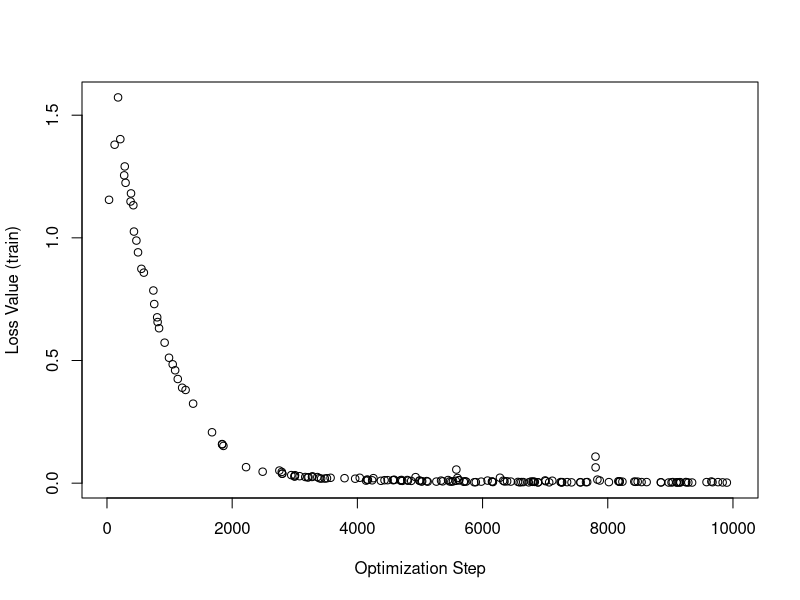

Here is the R script that generated this plot: (Note: this script raises an error after producing the figure.)
# Anya Gray s1934439, Emily Happy s2553022, Alice Lasocki s2570813
# Classification neural network, trained using stochastic gradient descent



# FUNCTION INPUT: d, a vector giving the number of nodes in each layer of the 
#                 network
# FUNCTION OUTPUT: nn = a list representing the network, containing:
#                   - h : a list of node vectors for each layer
#                   - W : a list of weight matrices, initialized with U(0,0.2)
#                     random deviates
#                   - b : a list of offset vectors, initialized with U(0,0.2)
#                     random deviates
# DESCRIPTION: This function sets up the network list by creating lists of nodes,
#              weights, and offset vectors. The weight matrices and offset vectors
#              link layer l to layer l+1
netup <- function(d) {
  h <- list()
  W <- list()
  b <- list()
  
  # each layer of the network contains d[l] nodes
  for (l in 1:length(d)){
    h[[l]] <- rep(1, d[l])
  }
  
  # the matrix W[[l]] has dimension (d[l+1] x d[l]), 
  # the vector b[[l]] has length d[l+1]
  for (l in 1:(length(d)-1)){
    W[[l]] <- matrix(runif(d[l+1]*d[l], min=0, max=0.2), nrow=d[l+1], ncol=d[l])
    b[[l]] <- runif(d[l+1], min=0, max=0.2)
  }
  
  list(h=h, W=W, b=b)
}


# FUNCTION INPUT: nn = a network list as returned by 'netup'
#                 inp = a vector of input values for the first layer
# FUNCTION OUTPUT: nn = a list representing the network, with updated values
#                  for the nodes calculated from 'inp' 
# DESCRIPTION: This function takes a vector of input values and updates the rest
#              of the nodes using the weight and bias vectors. 
forward <- function(nn, inp) {
  # for ease of notation
  h <- nn$h ; W <- nn$W ; b <- nn$b
  
  # the first layer of the network is given by the input vector 'inp'
  h[[1]] <- inp
  
  # the other layers are calculated using the W matrices and b vectors so that
  # h[[l+1]][j] = max(0, W[[l]][j,]%*%h[[l]] + b[[l]][j]) 
  for (l in 1:(length(h)-1)){
    h[[l+1]] <- W[[l]] %*% h[[l]] + b[[l]]
    h[[l+1]][h[[l+1]] < 0] <- 0 # elements that are negative are replaced by 0
  }
  
  list(h=h, W=W, b=b)
}


# FUNCTION INPUT: nn = a network list as returned by forward
#                 k = an integer representing the output class for a datum
# FUNCTION OUTPUT: a list representing the updated network, containing:
#                   - h, W, b as before outputted from function netup
#                   - dh, dW, db : derivatives of the loss function wrt the 
#                                 nodes, weights and biases respectively.
#                                 These have the same dimension as the network.
# DESCRIPTION: This function calculates the updates for the parameters of nn by  
#              computing the derivative of the loss for class k w.r.t. the last 
#              layer of nodes, then computes the rest of the derivatives w.r.t
#              the rest of the nodes, the weight matrices, and the bias vectors.
#              The nn list is updated to include the derivatives to be used  
#              when running the 'train' function. 

#computes the derivatives of the loss for the class 
#              k with respect to the nodes, weights, and biases
backward <- function(nn, k) {
  # for ease of notation
  h <- nn$h ; W <- nn$W
  
  # initialise some elements
  dh <- db <- dW <- list()
  
  # total number of layers in the network
  L <- length(h)
  
  # compute dh for the last layer: stored in dh[[L]]
  exp_L <- exp(h[[L]])
  sum_L <- sum(exp_L)
  dh[[L]] <- exp_L/sum_L
  dh[[L]][k] <- dh[[L]][k] - 1  # subtract 1 from node j when j = k
  
  ## BACK PROPAGATION
  # for layers l < L, work backwards from the last layer to the first
  for (l in (L-1):1){
    d <- dh[[l+1]] # d is d_(l+1)
    d[h[[l+1]] <= 0] <- 0  # set d=0 where h is <=0
    dh[[l]] <- t(W[[l]])%*%d
    
    db[[l]] <- d
    dW[[l]] <- d%*%t(h[[l]])
  }
  
  list(h=h, W=W, b=nn$b, dh=dh, dW=dW, db=db)
}


# FUNCTION INPUT: nn = the network as returned by 'netup',
#                 inp = a matrix whose rows are different input data vectors,
#                 k = vector whose entries correspond to the class of inp's rows,
#                 eta = step size to take when updating parameters,
#                 mb = number of data to randomly sample for each step,
#                 nstep = number of training iterations,
# FUNCTION OUTPUT: nn = a list representing the trained neural network
# DESCRIPTION: This function takes a random sample of data, runs it through the
#              network by calling 'forward', 'backward', then updates the weight 
#              matrices and bias vectors for each datum in the sample. Then 
#              the loss is calculated for the step and the process is repeated
#              nstep times. 
train <- function(nn, inp, k, eta=0.01, mb=1, nstep=10000){
  
  n <- nrow(inp)
  
  # vector to hold loss at each optimization step
  loss_vec <- rep(0, nstep)
  
  for (t in 1:nstep){
    
    # sampling mb random rows (input vectors) from the inp matrix
    indices <- sample(1:n, mb, replace=FALSE)
    loss_i <- rep(0,mb)
    
    for (i in indices){
      x <- inp[i,]     # input vector for forward pass
      
      # for each input row, propagate through forwards and backwards 'nstep' times
      nn <- forward(nn,x)
      nn <- backward(nn,k[i])
      W <- nn$W ; b <- nn$b ; dW <- nn$dW ; db <- nn$db
      
      # update parameter values for this optimization step 
      for (l in 1:(length(nn$h)-1)){
        W[[l]] <- W[[l]] - eta*dW[[l]]
        b[[l]] <- b[[l]] - eta*db[[l]]
      }
      nn$W <- W ; nn$b <- b
      
      # calculate the negative log likelihood for this class
      loss_i[i] <- loss(nn, k[i])
    }
    # loss for each timestep is the sum of the log
    loss_vec[t] <- sum(loss_i)/mb
  }
  # plot the value of the loss for each optimization step
  plot(1:nstep, loss_vec, xlab='Optimization Step', ylab="Loss Value (train)")
  
  nn  # return the trained network
}

# FUNCTION INPUT: nn = the updated neural network,
#                 k = the class of the data point
# FUNCTION OUTPUT: loss = the negative log likelihood of the predicted class
# DESCRIPTION: This function calculates the negative log likelihood using the 
#              probability that the predicted class is k. 
loss <- function(nn,k){
  L <- length(nn$h)           # the total number of layers in the network
  
  exp_L <- exp(nn$h[[L]])     # same calculation for dh in 'train'
  sum_L <- sum(exp_L)
  
  predicted <- exp_L/sum_L    # probability of the output class being k
  loss <- -log(predicted[k])  # negative log likelihood
  
  loss                        # return the negative log likelihood
}


# ---------------------------------------------------------------------------
### "Train a 4-8-7-3 network to classify irises to species based on the 4
### characteristics given in the iris data set"

# load the 'iris' data set
data(iris)

# separate it into training and test data
iris_rows <- 1:nrow(iris)
test_indices <- iris_rows[iris_rows%%5 == 0] # multiples of 5
training_indices <- iris_rows[!(iris_rows%%5 == 0)] # other indices

test_iris <- as.matrix(iris[test_indices,-5]) # rows of iris dataset to test with 
training_iris <- as.matrix(iris[training_indices,-5])          # " to train with

# removing the row and column names from the dataset so we've just got the 
# numerical data to work with
rownames(training_iris)<- NULL ; colnames(training_iris)<- NULL
rownames(test_iris)<- NULL ; colnames(test_iris)<- NULL

# create vector k
training_k <- match(iris$Species, c('setosa', 'versicolor', 'virginica'))[training_indices]
test_k <- match(iris$Species, c('setosa', 'versicolor', 'virginica'))[test_indices]

# set up and train a network on training data
d <- c(4,8,7,3) # set network architecture
nn <- netup(d)  # initialize weights and biases
trained_nn <- train(nn, training_iris, training_k) # train the network


# ---------------------------------------------------------------------------
### "After training write code to classify the test data to species according to
### the class predicted as most probable for each iris in the test set, and 
### compute the misclassification rate"

# code to classify the test data

# FUNCTION INPUT: nn = trained network,
#                 testset = data from iris the network has not seen yet,
#                 test_k = k vector containing classes corresponding to the testset 
# FUNCTION OUTPUT: misclassification: the proportion of misclassified data
# DESCRIPTION: This function runs the test data through the trained network using
#              one forward pass and records the classification that the model 
#              predicts. Then it compares the prediction to the true class. 
predict_test <- function(nn, testset, test_k){
  n <- nrow(testset)
  correct <- 0
  
  for (i in 1:n){
    inp <- testset[i,]
    k <- test_k[i]
    result <- forward(nn, inp)
    h <- result$h
    L <- length(h)
    
    predicted_class <- which.max(h[[L]])
    if (predicted_class == k){
      correct <- correct + 1
    }
    cat('correct class:', k, '\n')
    cat('predicted class:', predicted_class, '\n\n')
  }
  # inverse of the proportion of correctly predicted classes
  misclassification <- 1 - correct/n
  
  misclassification 
}

# pre training
predict_test(nn, test_iris, test_k)

# post training
predict_test(trained_nn, test_iris, test_k)


##############
# finite differencing testing
input <- training_iris[1,]
k <- training_k[1]
eps <- 10^-7
pre_eps <- forward(nn, input)
nn_eps <- nn
nn_eps$W[[1]][1, 1] <- nn_eps$W[[1]][1, 1] + eps
eps_result <- forward(nn_eps, input)
dW_backwards <- backward(forward(nn, input), k)$dW[[1]][1,1]



dW_eps <- (loss(eps_result$h, k)-loss(pre_eps$h, k))/eps



